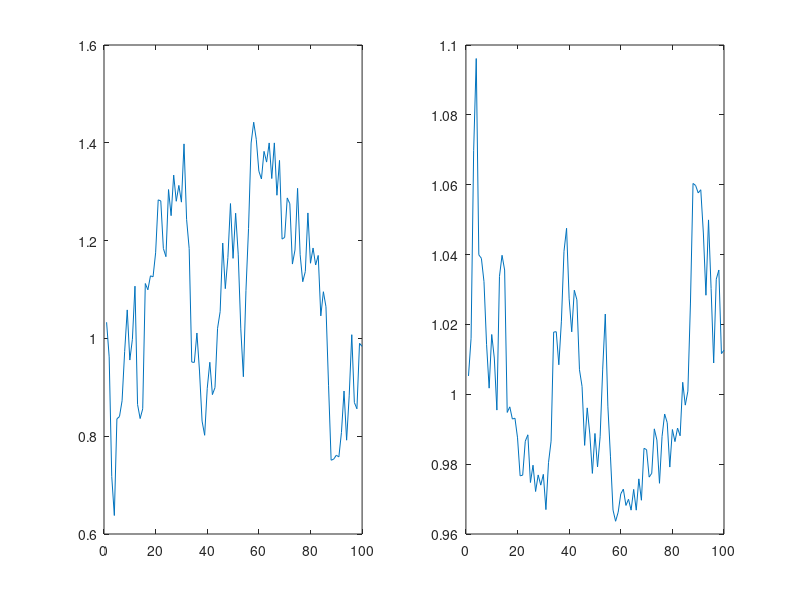
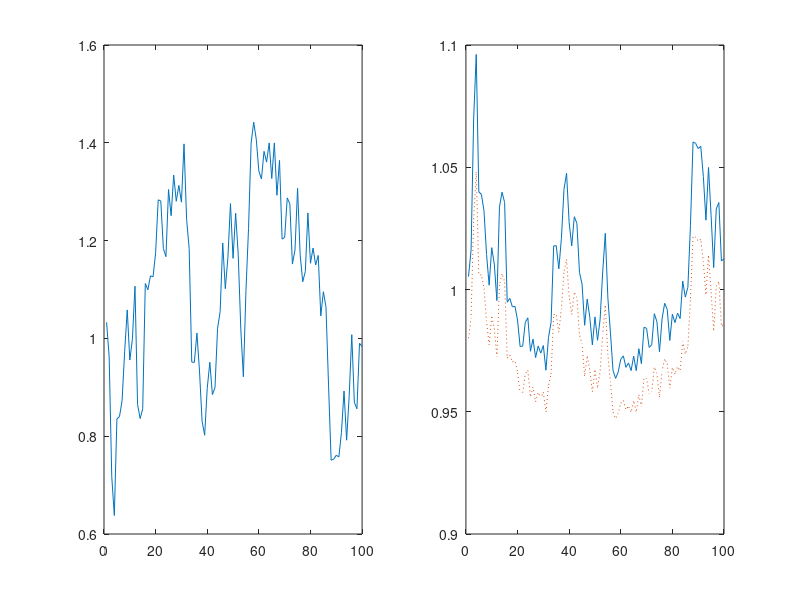

Here is the MATLAB script that generated these plots, in order:
% Course: Bayesian Techniques in Macroeconomics (2026-2027)
% Instructor: Gauthier Vermandel
% Institution: Universite Paris-Dauphine PSL
%
% Conditional Monte Carlo illustration, not a bootstrap of data/residuals.
% The historical filename is retained. Fresh Gaussian innovations are drawn
% once and reused across dates as common random numbers (T draws per date).
% T=100 and the original calibration are intentionally unchanged.
% The additive Gaussian law allows non-positive consumption and has no
% ordinary finite inverse-consumption expectation. A positive finite sample
% does not repair this. These rates are local finite-sample illustrations,
% not exact risk prices. Stop invalid samples without clipping or redrawing.
T=100;
sd_e = 0.1;
e    = sd_e *[0;randn(T,1)];
rho  = .85;
beta =.99;

ey = sd_e*randn(T,1);
yf = @(y,e) (1-rho+rho*y + e);

y=zeros(size(e));
r=zeros(size(e));
re=zeros(size(e));
Euc =zeros(size(e));
uc =zeros(size(e));
y(1) = 1;
r(1) = 1/beta;
for t = 2:(T+1)
	y(t)  = 1-rho+rho*y(t-1) + e(t);
	assert(isfinite(y(t)) && y(t)>0, 'BTM:NonPositiveEndowment', ...
		'Local Gaussian illustration stopped at a non-positive or non-finite endowment.');
	r(t)  = (1-rho+rho*y(t))/(beta*y(t));
	% Both rates condition on the same current endowment y(t).
	future_y = yf(y(t),ey);
	assert(all(isfinite(future_y)) && all(future_y>0), 'BTM:NonPositiveFutureEndowment', ...
		'Conditional Monte Carlo stopped at a non-positive or non-finite future draw.');
    Euc(t) = mean(1./future_y);
    uc(t)  = 1/y(t);
    re(t)  = uc(t)/(beta*Euc(t));
end


figure;
subplot(1,2,1)
plot(1:T,y(2:end)')
subplot(1,2,2)
plot(1:T,r(2:end)')


figure;
subplot(1,2,1)
plot(1:T,y(2:end)')
subplot(1,2,2)
plot(1:T,r(2:end)',1:T,re(2:end)',':')
